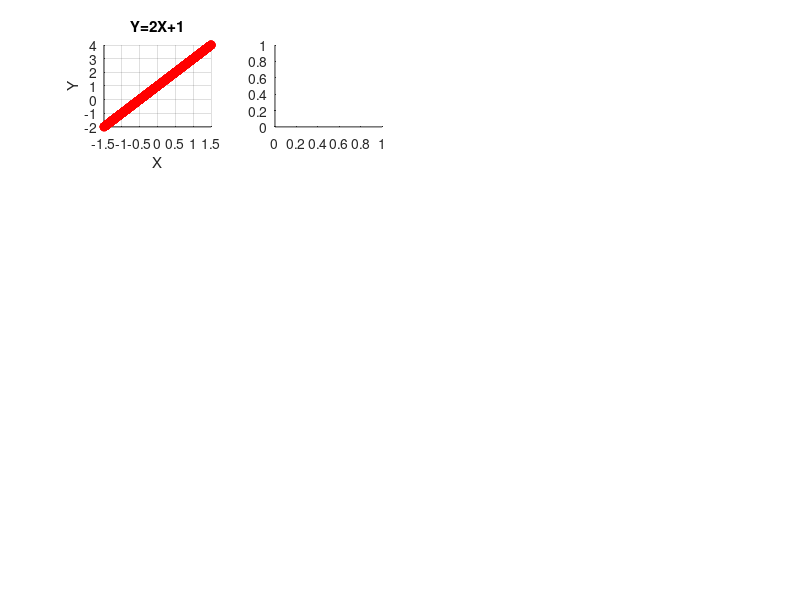

This chart was generated by the following MATLAB code: (Note: this script raises an error after producing the figure.)
% A script which explores functional dependence, and how the empirical
% copula changes w/ different functional dependencies

clear;
clc;

% Generate the data
range = 1.5;
n = 1000;
x = -range + 2*range*rand(n,1);       % generate uniform RV's
% x = rand(1000,1);       % generate uniform RV's
% transform to desired distribution

% x = norminv(x, 0, 1);

% x = tinv(x, 3);

% x = gaminv(x,2,1);

% alpha = 5;
% beta = 1;
% betaDist = makedist('Beta', alpha, beta);
% x = icdf(betaDist, x);

figtitlestr = sprintf('X ~ Uniform(-%d,%d)',range,range);
% figtitlestr = 'X ~ Beta(5,1)';
neg = 0;

%% 
%%%%%%%%%%%%%%%%%%%%%%%%%%%%%%%%%%%%%%%%%%%%%%%%%%%%%%%


N = 500;
K = 250;

subplot_idx = 1;
% affine dependence
fprintf('Processing Affine Dependence\n');
y = 2*x + 1;
titStr = 'Y=2X+1';
if(neg)
    y = y*-1;
    titStr = 'Y=-1*(2X+1)';
end
subplot(4,4,subplot_idx); subplot_idx = subplot_idx + 1;
scatter(x, y, 'r')
title(titStr);
xlabel('X')
ylabel('Y')
grid on

subplot(4,4,subplot_idx); subplot_idx = subplot_idx + 1;
%[ecop, U1, U2] = ecopula([x y]);
[ecop,U] = empcopula([x y],100); U1 = U(:,:,1); U2 = U(:,:,2);
contour(U1,U2,ecop)
xlabel('U_1')
ylabel('U_2')
title('$$\hat{C}(F_X,G_Y)$$', 'Interpreter', 'Latex');

[U_gen, Z_sorted, U_emp] = emp_copularnd([x y], N, K);
subplot(4,4,subplot_idx); subplot_idx = subplot_idx + 1;
scatter(U_emp(:,1), U_emp(:,2))
title('Empirical Samples of $$\hat{C}(F_X,G_Y)$$', 'Interpreter', 'Latex');
xlabel('U_1')
ylabel('U_2')
grid on

subplot(4,4,subplot_idx); subplot_idx = subplot_idx + 1;
hist3([x y], [100 100]);
set(get(gca,'child'),'FaceColor','interp','CDataMode','auto');
title('f_X_Y(X,Y)');
xlabel('U_1')
ylabel('U_2')
grid on


% quadratic dependence
fprintf('Processing Quadratic Dependence\n');
y = x.^2;
titStr = 'Y=X^2';
if(neg)
    y = y*-1;
    titStr = 'Y=-X^2';
end
subplot(4,4,subplot_idx); subplot_idx = subplot_idx + 1;
scatter(x, y, 'r')
title(titStr);
xlabel('X')
ylabel('Y')
grid on

subplot(4,4,subplot_idx); subplot_idx = subplot_idx + 1;
%[ecop, U1, U2] = ecopula([x y]);
[ecop,U] = empcopula([x y],100); U1 = U(:,:,1); U2 = U(:,:,2);
contour(U1,U2,ecop)
xlabel('U_1')
ylabel('U_2')
title('$$\hat{C}(F_X,G_Y)$$', 'Interpreter', 'Latex');

[U_gen, Z_sorted, U_emp] = emp_copularnd([x y], N, K);
subplot(4,4,subplot_idx); subplot_idx = subplot_idx + 1;
scatter(U_emp(:,1), U_emp(:,2))
title('Samples of $$\hat{C}(F_X,G_Y)$$', 'Interpreter', 'Latex');
xlabel('U_1')
ylabel('U_2')
grid on

subplot(4,4,subplot_idx); subplot_idx = subplot_idx + 1;
hist3([x y], [100 100]);
set(get(gca,'child'),'FaceColor','interp','CDataMode','auto');
title('f_X_Y(X,Y)');
xlabel('U_1')
ylabel('U_2')
grid on

% sinusoidal dependence
fprintf('Processing Sinusoidal Dependence\n');
y = sin(x);
titStr = 'Y=sin(X)';
if(neg)
    y = y*-1;
    titStr = 'Y= -sin(X)';
end
subplot(4,4,subplot_idx); subplot_idx = subplot_idx + 1;
scatter(x, y, 'r')
title(titStr);
xlabel('X')
ylabel('Y')
grid on

subplot(4,4,subplot_idx); subplot_idx = subplot_idx + 1;
%[ecop, U1, U2] = ecopula([x y]);
[ecop,U] = empcopula([x y],100); U1 = U(:,:,1); U2 = U(:,:,2);
contour(U1,U2,ecop)
xlabel('U_1')
ylabel('U_2')
title('$$\hat{C}(F_X,G_Y)$$', 'Interpreter', 'Latex');

[U_gen, Z_sorted, U_emp] = emp_copularnd([x y], N, K);
subplot(4,4,subplot_idx); subplot_idx = subplot_idx + 1;
scatter(U_emp(:,1), U_emp(:,2))
title('Samples of $$\hat{C}(F_X,G_Y)$$', 'Interpreter', 'Latex');
xlabel('U_1')
ylabel('U_2')
grid on

subplot(4,4,subplot_idx); subplot_idx = subplot_idx + 1;
hist3([x y], [100 100]);
set(get(gca,'child'),'FaceColor','interp','CDataMode','auto');
title('f_X_Y(X,Y)');
xlabel('U_1')
ylabel('U_2')
grid on

% 4th order Poly dependence
fprintf('Processing 4th order polynomial dependence\n');
y = x.^4-2*x.^2;
titStr = 'Y=X^4-2X^2';
if(neg)
    y = y*-1;
    titStr = 'Y= -(X^4-2X^2)';
end
subplot(4,4,subplot_idx); subplot_idx = subplot_idx + 1;
scatter(x, y, 'r')
title(titStr);
xlabel('X')
ylabel('Y')
grid on

subplot(4,4,subplot_idx); subplot_idx = subplot_idx + 1;
%[ecop, U1, U2] = ecopula([x y]);
[ecop,U] = empcopula([x y],100); U1 = U(:,:,1); U2 = U(:,:,2);
contour(U1,U2,ecop)
xlabel('U_1')
ylabel('U_2')
title('$$\hat{C}(F_X,G_Y)$$', 'Interpreter', 'Latex');

[U_gen, Z_sorted, U_emp] = emp_copularnd([x y], N, K);
subplot(4,4,subplot_idx); subplot_idx = subplot_idx + 1;
scatter(U_emp(:,1), U_emp(:,2))
title('Samples of $$\hat{C}(F_X,G_Y)$$', 'Interpreter', 'Latex');
xlabel('U_1')
ylabel('U_2')
grid on

subplot(4,4,subplot_idx); subplot_idx = subplot_idx + 1;
hist3([x y], [100 100]);
set(get(gca,'child'),'FaceColor','interp','CDataMode','auto');
title('f_X_Y(X,Y)');
xlabel('U_1')
ylabel('U_2')
grid on

h = figtitle(figtitlestr);

% % polynomial order 4 dependence
% figure;
% subplot_idx = 1;
% 
% y = x.^4;
% titStr = 'Y=X^4';
% if(neg)
%     y = y*-1;
%     titStr = 'Y=-X^4';
% end
% [U_gen, Z_sorted, U_emp] = emp_copularnd([x y], N, K);
% subplot(3,3,subplot_idx); subplot_idx = subplot_idx + 1;
% scatter(U_emp(:,1), U_emp(:,2))
% title(sprintf('%s %s', 'Samples of C(F_X,G_Y) | ', titStr));
% xlabel('U_1')
% ylabel('U_2')
% grid on
% 
% subplot(3,3,subplot_idx); subplot_idx = subplot_idx + 1;
% scatter(x, y, 'r')
% title(titStr);
% xlabel('X')
% ylabel('Y')
% grid on
% 
% subplot(3,3,subplot_idx); subplot_idx = subplot_idx + 1;
% [ecop, U1, U2] = ecopula([x y]);
% contour(U1,U2,ecop)
% xlabel('U_1')
% ylabel('U_2')
% title(sprintf('%s %s','C(F_X,G_Y) | ', titStr));
% 
% % polynomial order 4 dependence
% y = (x.^2-0.25).*(x.^2-1);
% titStr = 'Y=(X^2-0.25)*(X^2-1)';
% if(neg)
%     y = y*-1;
%     titStr = 'Y=-(X^2-0.25)*(X^2-1)';
% end
% [U_gen, Z_sorted, U_emp] = emp_copularnd([x y], N, K);
% subplot(3,3,subplot_idx); subplot_idx = subplot_idx + 1;
% scatter(U_emp(:,1), U_emp(:,2))
% title(sprintf('%s %s', 'Samples of C(F_X,G_Y) | ', titStr));
% xlabel('U_1')
% ylabel('U_2')
% grid on
% 
% subplot(3,3,subplot_idx); subplot_idx = subplot_idx + 1;
% scatter(x, y, 'r')
% title(titStr);
% xlabel('X')
% ylabel('Y')
% grid on
% 
% subplot(3,3,subplot_idx); subplot_idx = subplot_idx + 1;
% [ecop, U1, U2] = ecopula([x y]);
% contour(U1,U2,ecop)
% xlabel('U_1')
% ylabel('U_2')
% title(sprintf('%s %s','C(F_X,G_Y) | ', titStr));
% 
% % sinusoidal dependence
% titStr = 'Y=sin(X)';
% if(neg)
%     y = y*-1;
%     titStr = 'Y= -sin(X)';
% end
% y = sin(x);
% [U_gen, Z_sorted, U_emp] = emp_copularnd([x y], N, K);
% subplot(3,3,subplot_idx); subplot_idx = subplot_idx + 1;
% scatter(U_emp(:,1), U_emp(:,2))
% title(sprintf('%s %s', 'Samples of C(F_X,G_Y) | ', titStr));
% xlabel('U_1')
% ylabel('U_2')
% grid on
% 
% subplot(3,3,subplot_idx); subplot_idx = subplot_idx + 1;
% scatter(x, y, 'r')
% title(titStr);
% xlabel('X')
% ylabel('Y')
% grid on
% 
% subplot(3,3,subplot_idx); subplot_idx = subplot_idx + 1;
% [ecop, U1, U2] = ecopula([x y]);
% contour(U1,U2,ecop)
% xlabel('U_1')
% ylabel('U_2')
% title(sprintf('%s %s','C(F_X,G_Y) | ', titStr));
% 
% h = figtitle(figtitlestr);
% 
% % exponential dependence
% figure;
% subplot_idx = 1;
% 
% y = exp(x);
% titStr = 'Y=e^X';
% if(neg)
%     y = y*-1;
%     titStr = 'Y=-e^X';
% end
% [U_gen, Z_sorted, U_emp] = emp_copularnd([x y], N, K);
% subplot(3,3,subplot_idx); subplot_idx = subplot_idx + 1;
% scatter(U_emp(:,1), U_emp(:,2))
% title(sprintf('%s %s', 'Samples of C(F_X,G_Y) | ', titStr));
% xlabel('U_1')
% ylabel('U_2')
% grid on
% 
% subplot(3,3,subplot_idx); subplot_idx = subplot_idx + 1;
% scatter(x, y, 'r')
% title(titStr);
% xlabel('X')
% ylabel('Y')
% grid on
% 
% subplot(3,3,subplot_idx); subplot_idx = subplot_idx + 1;
% [ecop, U1, U2] = ecopula([x y]);
% contour(U1,U2,ecop)
% xlabel('U_1')
% ylabel('U_2')
% title(sprintf('%s %s','C(F_X,G_Y) | ', titStr));
% 
% % circular dependence
% y = sqrt(x.^2+1);
% titStr = 'Y=sqrt(X^2+1)';
% if(neg)
%     y = y*-1;
%     titStr = 'Y=-sqrt(X^2+1)';
% end
% [U_gen, Z_sorted, U_emp] = emp_copularnd([x y], N, K);
% subplot(3,3,subplot_idx); subplot_idx = subplot_idx + 1;
% scatter(U_emp(:,1), U_emp(:,2))
% title(sprintf('%s %s', 'Samples of C(F_X,G_Y) | ', titStr));
% xlabel('U_1')
% ylabel('U_2')
% grid on
% 
% subplot(3,3,subplot_idx); subplot_idx = subplot_idx + 1;
% scatter(x, y, 'r')
% title(titStr);
% xlabel('X')
% ylabel('Y')
% grid on
% 
% subplot(3,3,subplot_idx); subplot_idx = subplot_idx + 1;
% [ecop, U1, U2] = ecopula([x y]);
% contour(U1,U2,ecop)
% xlabel('U_1')
% ylabel('U_2')
% title(sprintf('%s %s','C(F_X,G_Y) | ', titStr));
% 
% % circular dependence
% y = real(log(x));
% titStr = 'Y=Re[log(X)]';
% if(neg)
%     y = y*-1;
%     titStr = 'Y=-Re[log(X)]';
% end
% [U_gen, Z_sorted, U_emp] = emp_copularnd([x y], N, K);
% subplot(3,3,subplot_idx); subplot_idx = subplot_idx + 1;
% scatter(U_emp(:,1), U_emp(:,2))
% title(sprintf('%s %s', 'Samples of C(F_X,G_Y) | ', titStr));
% xlabel('U_1')
% ylabel('U_2')
% grid on
% 
% subplot(3,3,subplot_idx); subplot_idx = subplot_idx + 1;
% scatter(x, y, 'r')
% title(titStr);
% xlabel('X')
% ylabel('Y')
% grid on
% 
% subplot(3,3,subplot_idx); subplot_idx = subplot_idx + 1;
% [ecop, U1, U2] = ecopula([x y]);
% contour(U1,U2,ecop)
% xlabel('U_1')
% ylabel('U_2')
% title(sprintf('%s %s','C(F_X,G_Y) | ', titStr));
% 
% h = figtitle(figtitlestr);

%%  Experiment w/ Polynomial functions only to understand effect of slope
% quadratic dependence
y = x.^2;
titStr = 'Y=X^2';
if(neg)
    y = y*-1;
    titStr = 'Y=-X^2';
end
subplot_idx = 1;
subplot(2,4,subplot_idx); subplot_idx = subplot_idx + 1;
scatter(x, y, 'r')
title(titStr);
xlabel('X')
ylabel('Y')
grid on

subplot(2,4,subplot_idx); subplot_idx = subplot_idx + 1;
%[ecop, U1, U2] = ecopula([x y]);
[ecop,U] = empcopula([x y],100); U1 = U(:,:,1); U2 = U(:,:,2);
contour(U1,U2,ecop)
xlabel('U_1')
ylabel('U_2')
title('$$\hat{C}(F_X,G_Y)$$', 'Interpreter', 'Latex');

% quadratic dependence
y = x.^3;
titStr = 'Y=X^3';
if(neg)
    y = y*-1;
    titStr = 'Y=-X^3';
end
subplot(2,4,subplot_idx); subplot_idx = subplot_idx + 1;
scatter(x, y, 'r')
title(titStr);
xlabel('X')
ylabel('Y')
grid on

subplot(2,4,subplot_idx); subplot_idx = subplot_idx + 1;
[ecop, U1, U2] = ecopula([x y]);
contour(U1,U2,ecop)
xlabel('U_1')
ylabel('U_2')
title('$$\hat{C}(F_X,G_Y)$$', 'Interpreter', 'Latex');

% quadratic dependence
y = x.^4;
titStr = 'Y=X^4';
if(neg)
    y = y*-1;
    titStr = 'Y=-X^4';
end
subplot(2,4,subplot_idx); subplot_idx = subplot_idx + 1;
scatter(x, y, 'r')
title(titStr);
xlabel('X')
ylabel('Y')
grid on

subplot(2,4,subplot_idx); subplot_idx = subplot_idx + 1;
%[ecop, U1, U2] = ecopula([x y]);
[ecop,U] = empcopula([x y],100); U1 = U(:,:,1); U2 = U(:,:,2);
contour(U1,U2,ecop)
xlabel('U_1')
ylabel('U_2')
title('$$\hat{C}(F_X,G_Y)$$', 'Interpreter', 'Latex');

% quadratic dependence
y = x.^4-2*x.^2;
titStr = 'Y=X^4-2X^2';
if(neg)
    y = y*-1;
    titStr = 'Y=-(X^4-2X^2)';
end
subplot(2,4,subplot_idx); subplot_idx = subplot_idx + 1;
scatter(x, y, 'r')
title(titStr);
xlabel('X')
ylabel('Y')
grid on

subplot(2,4,subplot_idx); subplot_idx = subplot_idx + 1;
[ecop, U1, U2] = ecopula([x y]);
contour(U1,U2,ecop)
xlabel('U_1')
ylabel('U_2')
title('$$\hat{C}(F_X,G_Y)$$', 'Interpreter', 'Latex');


h = figtitle(figtitlestr);

%% Polynomial Experiments
figure;

y = -10*x.^2;
subplot_idx = 1;
subplot(2,3,subplot_idx); subplot_idx = subplot_idx + 1;
%[ecop, U1, U2] = ecopula([x y]);
[ecop,U] = empcopula([x y],100); U1 = U(:,:,1); U2 = U(:,:,2);
contour(U1,U2,ecop)
xlabel('U_1')
ylabel('U_2')
title('$$\hat{C}(F_X,G_Y) | Y = -10X^2$$', 'Interpreter', 'Latex');

y = -5*x.^2;
subplot(2,3,subplot_idx); subplot_idx = subplot_idx + 1;
%[ecop, U1, U2] = ecopula([x y]);
[ecop,U] = empcopula([x y],100); U1 = U(:,:,1); U2 = U(:,:,2);
contour(U1,U2,ecop)
xlabel('U_1')
ylabel('U_2')
title('$$\hat{C}(F_X,G_Y) | Y = -5X^2$$', 'Interpreter', 'Latex');

y = -x.^2;
subplot(2,3,subplot_idx); subplot_idx = subplot_idx + 1;
%[ecop, U1, U2] = ecopula([x y]);
[ecop,U] = empcopula([x y],100); U1 = U(:,:,1); U2 = U(:,:,2);
contour(U1,U2,ecop)
xlabel('U_1')
ylabel('U_2')
title('$$\hat{C}(F_X,G_Y) | Y = -X^2$$', 'Interpreter', 'Latex');

y = x.^2;
subplot(2,3,subplot_idx); subplot_idx = subplot_idx + 1;
%[ecop, U1, U2] = ecopula([x y]);
[ecop,U] = empcopula([x y],100); U1 = U(:,:,1); U2 = U(:,:,2);
contour(U1,U2,ecop)
xlabel('U_1')
ylabel('U_2')
title('$$\hat{C}(F_X,G_Y) | Y = X^2$$', 'Interpreter', 'Latex');

y = 5*x.^2;
subplot(2,3,subplot_idx); subplot_idx = subplot_idx + 1;
%[ecop, U1, U2] = ecopula([x y]);
[ecop,U] = empcopula([x y],100); U1 = U(:,:,1); U2 = U(:,:,2);
contour(U1,U2,ecop)
xlabel('U_1')
ylabel('U_2')
title('$$\hat{C}(F_X,G_Y) | Y = 5X^2$$', 'Interpreter', 'Latex');

y = 10*x.^2;
subplot(2,3,subplot_idx); subplot_idx = subplot_idx + 1;
%[ecop, U1, U2] = ecopula([x y]);
[ecop,U] = empcopula([x y],100); U1 = U(:,:,1); U2 = U(:,:,2);
contour(U1,U2,ecop)
xlabel('U_1')
ylabel('U_2')
title('$$\hat{C}(F_X,G_Y) | Y = 10X^2$$', 'Interpreter', 'Latex');

h = figtitle(figtitlestr);

figure;
y = -(x-5).^2;
subplot_idx = 1;
subplot(2,3,subplot_idx); subplot_idx = subplot_idx + 1;
%[ecop, U1, U2] = ecopula([x y]);
[ecop,U] = empcopula([x y],100); U1 = U(:,:,1); U2 = U(:,:,2);
contour(U1,U2,ecop)
xlabel('U_1')
ylabel('U_2')
title('$$\hat{C}(F_X,G_Y) | Y = -(X-5)^2$$', 'Interpreter', 'Latex');

y = -x.^2;
subplot(2,3,subplot_idx); subplot_idx = subplot_idx + 1;
%[ecop, U1, U2] = ecopula([x y]);
[ecop,U] = empcopula([x y],100); U1 = U(:,:,1); U2 = U(:,:,2);
contour(U1,U2,ecop)
xlabel('U_1')
ylabel('U_2')
title('$$\hat{C}(F_X,G_Y) | Y = -X^2$$', 'Interpreter', 'Latex');

y = -(x+5).^2;
subplot(2,3,subplot_idx); subplot_idx = subplot_idx + 1;
%[ecop, U1, U2] = ecopula([x y]);
[ecop,U] = empcopula([x y],100); U1 = U(:,:,1); U2 = U(:,:,2);
contour(U1,U2,ecop)
xlabel('U_1')
ylabel('U_2')
title('$$\hat{C}(F_X,G_Y) | Y = -(X+5)^2$$', 'Interpreter', 'Latex');

y = (x-5).^2;
subplot(2,3,subplot_idx); subplot_idx = subplot_idx + 1;
%[ecop, U1, U2] = ecopula([x y]);
[ecop,U] = empcopula([x y],100); U1 = U(:,:,1); U2 = U(:,:,2);
contour(U1,U2,ecop)
xlabel('U_1')
ylabel('U_2')
title('$$\hat{C}(F_X,G_Y) | Y = (X-5)^2$$', 'Interpreter', 'Latex');

y = x.^2;
subplot(2,3,subplot_idx); subplot_idx = subplot_idx + 1;
%[ecop, U1, U2] = ecopula([x y]);
[ecop,U] = empcopula([x y],100); U1 = U(:,:,1); U2 = U(:,:,2);
contour(U1,U2,ecop)
xlabel('U_1')
ylabel('U_2')
title('$$\hat{C}(F_X,G_Y) | Y = X^2$$', 'Interpreter', 'Latex');

y = (x+5).^2;
subplot(2,3,subplot_idx); subplot_idx = subplot_idx + 1;
%[ecop, U1, U2] = ecopula([x y]);
[ecop,U] = empcopula([x y],100); U1 = U(:,:,1); U2 = U(:,:,2);
contour(U1,U2,ecop)
xlabel('U_1')
ylabel('U_2')
title('$$\hat{C}(F_X,G_Y) | Y = (X+5)^2$$', 'Interpreter', 'Latex');

h = figtitle(figtitlestr);

%% sinusoidal experiments
figure;

y = sin(-10*x);
subplot_idx = 1;
subplot(2,3,subplot_idx); subplot_idx = subplot_idx + 1;
%[ecop, U1, U2] = ecopula([x y]);
[ecop,U] = empcopula([x y],100); U1 = U(:,:,1); U2 = U(:,:,2);
contour(U1,U2,ecop)
xlabel('U_1')
ylabel('U_2')
title('$$\hat{C}(F_X,G_Y) | Y = sin(-10X)$$', 'Interpreter', 'Latex');

y = sin(-5*x);
subplot(2,3,subplot_idx); subplot_idx = subplot_idx + 1;
%[ecop, U1, U2] = ecopula([x y]);
[ecop,U] = empcopula([x y],100); U1 = U(:,:,1); U2 = U(:,:,2);
contour(U1,U2,ecop)
xlabel('U_1')
ylabel('U_2')
title('$$\hat{C}(F_X,G_Y) | Y = sin(-5X)$$', 'Interpreter', 'Latex');

y = sin(-x);
subplot(2,3,subplot_idx); subplot_idx = subplot_idx + 1;
%[ecop, U1, U2] = ecopula([x y]);
[ecop,U] = empcopula([x y],100); U1 = U(:,:,1); U2 = U(:,:,2);
contour(U1,U2,ecop)
xlabel('U_1')
ylabel('U_2')
title('$$\hat{C}(F_X,G_Y) | Y = sin(-X)$$', 'Interpreter', 'Latex');

y = sin(x);
subplot(2,3,subplot_idx); subplot_idx = subplot_idx + 1;
%[ecop, U1, U2] = ecopula([x y]);
[ecop,U] = empcopula([x y],100); U1 = U(:,:,1); U2 = U(:,:,2);
contour(U1,U2,ecop)
xlabel('U_1')
ylabel('U_2')
title('$$\hat{C}(F_X,G_Y) | Y = sin(X)$$', 'Interpreter', 'Latex');

y = sin(5*x);
subplot(2,3,subplot_idx); subplot_idx = subplot_idx + 1;
%[ecop, U1, U2] = ecopula([x y]);
[ecop,U] = empcopula([x y],100); U1 = U(:,:,1); U2 = U(:,:,2);
contour(U1,U2,ecop)
xlabel('U_1')
ylabel('U_2')
title('$$\hat{C}(F_X,G_Y) | Y = sin(5X)$$', 'Interpreter', 'Latex');

y = sin(10*x);
subplot(2,3,subplot_idx); subplot_idx = subplot_idx + 1;
%[ecop, U1, U2] = ecopula([x y]);
[ecop,U] = empcopula([x y],100); U1 = U(:,:,1); U2 = U(:,:,2);
contour(U1,U2,ecop)
xlabel('U_1')
ylabel('U_2')
title('$$\hat{C}(F_X,G_Y) | Y = sin(10X)$$', 'Interpreter', 'Latex');

h = figtitle(figtitlestr);

figure;
y = sin(x-10);
subplot_idx = 1;
subplot(2,2,subplot_idx); subplot_idx = subplot_idx + 1;
%[ecop, U1, U2] = ecopula([x y]);
[ecop,U] = empcopula([x y],100); U1 = U(:,:,1); U2 = U(:,:,2);
contour(U1,U2,ecop)
xlabel('U_1')
ylabel('U_2')
title('$$\hat{C}(F_X,G_Y) | Y = sin(X-10)$$', 'Interpreter', 'Latex');

y = sin(x-5);
subplot(2,2,subplot_idx); subplot_idx = subplot_idx + 1;
%[ecop, U1, U2] = ecopula([x y]);
[ecop,U] = empcopula([x y],100); U1 = U(:,:,1); U2 = U(:,:,2);
contour(U1,U2,ecop)
xlabel('U_1')
ylabel('U_2')
title('$$\hat{C}(F_X,G_Y) | Y = sin(X-5)$$', 'Interpreter', 'Latex');

y = sin(x+5);
subplot(2,2,subplot_idx); subplot_idx = subplot_idx + 1;
%[ecop, U1, U2] = ecopula([x y]);
[ecop,U] = empcopula([x y],100); U1 = U(:,:,1); U2 = U(:,:,2);
contour(U1,U2,ecop)
xlabel('U_1')
ylabel('U_2')
title('$$\hat{C}(F_X,G_Y) | Y = sin(X+5)$$', 'Interpreter', 'Latex');

y = sin(x+10);
subplot(2,2,subplot_idx); subplot_idx = subplot_idx + 1;
%[ecop, U1, U2] = ecopula([x y]);
[ecop,U] = empcopula([x y],100); U1 = U(:,:,1); U2 = U(:,:,2);
contour(U1,U2,ecop)
xlabel('U_1')
ylabel('U_2')
title('$$\hat{C}(F_X,G_Y) | Y = sin(X+10)$$', 'Interpreter', 'Latex');

h = figtitle(figtitlestr);